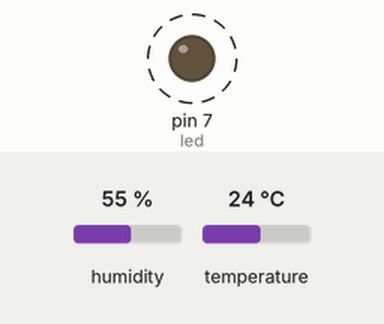
The sketch below on a simulated Arduino Uno, built with avr-gcc and run on an emulated ATmega328P. Shown: output pins drawn as LEDs (lit = HIGH). Dashed ring = blinking. The inputs (shaded band) are chosen by the test bench; at power-on: humidity 55 %, temperature 24 °C. What the sketch prints to the serial monitor is not drawn.

Above: at 0.5 s.
Timing chart, 0 to 4.7 s (numbered marks = the images above):
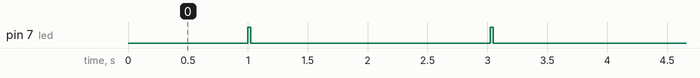

Measured:
- by itself, pin 7 (led): alternates HIGH for 0.02 s and LOW for 2.0 s

The sketch:

dhttopython_final_with2LED.ino
```cpp
// Example testing sketch for various DHT humidity/temperature sensors
// Written by ladyada, public domain
#include "DHT.h"

#define DHTPIN 13     // what pin we're connected to

// Uncomment whatever type you're using!
#define DHTTYPE DHT11   // DHT 11
//#define DHTTYPE DHT22   // DHT 22  (AM2302)
//#define DHTTYPE DHT21   // DHT 21 (AM2301)
int led = 7;
// Initialize DHT sensor for normal 16mhz Arduino
DHT dht(DHTPIN, DHTTYPE);
void setup() {
  Serial.begin(9600);
  pinMode(led, OUTPUT);
  dht.begin();
}

void loop() {
  // Wait a few seconds between measurements.
  digitalWrite(led, LOW);
  delay(1000);
  digitalWrite(led, HIGH);
  // Reading temperature or humidity takes about 250 milliseconds!
  // Sensor readings may also be up to 2 seconds 'old' (its a very slow sensor)
  float h = dht.readHumidity();
  // Read temperature as Celsius
  float t = dht.readTemperature();
  // Read temperature as Fahrenheit
  float f = dht.readTemperature(true);

  // Check if any reads failed and exit early (to try again).
  if (isnan(h) || isnan(t) || isnan(f)) {
    Serial.println("Failed to read from DHT sensor!");
    return;
  }

  // Compute heat index
  // Must send in temp in Fahrenheit!
  float hi = dht.computeHeatIndex(f, h);
  //Serial.print("Humidity: ");
  Serial.print(h);
  Serial.print(" ");
  //Serial.print(" %\t");
  //Serial.print("Temperature: ");
  Serial.print(t);
  Serial.println();
  //Serial.print(" *C ");
  //Serial.print(f);
  //Serial.print(" *F\t");
  //Serial.print("Heat index: ");
  //Serial.print(hi);
  //Serial.println(" *F");
  }
```
